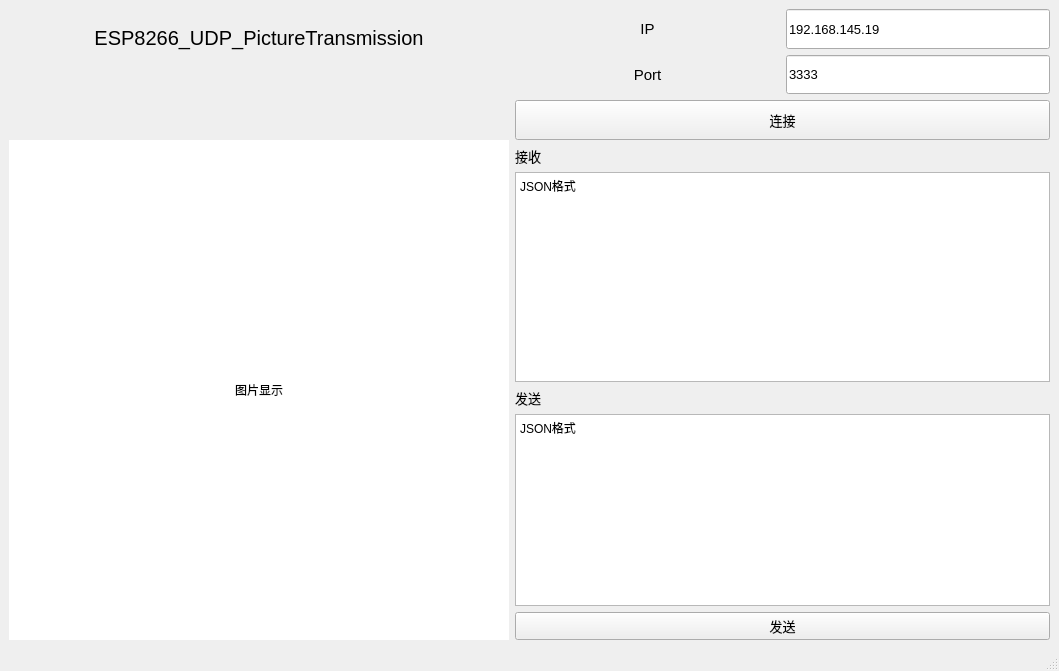
<?xml version="1.0" encoding="UTF-8"?>
<ui version="4.0">
 <class>MainWindow</class>
 <widget class="QMainWindow" name="MainWindow">
  <property name="geometry">
   <rect>
    <x>0</x>
    <y>0</y>
    <width>1059</width>
    <height>671</height>
   </rect>
  </property>
  <property name="sizePolicy">
   <sizepolicy hsizetype="Fixed" vsizetype="Fixed">
    <horstretch>0</horstretch>
    <verstretch>0</verstretch>
   </sizepolicy>
  </property>
  <property name="windowTitle">
   <string>MainWindow</string>
  </property>
  <property name="styleSheet">
   <string notr="true"/>
  </property>
  <widget class="QWidget" name="centralwidget">
   <layout class="QGridLayout" name="gridLayout_4">
    <item row="2" column="0" rowspan="3">
     <widget class="QLabel" name="lBdisplay">
      <property name="sizePolicy">
       <sizepolicy hsizetype="Fixed" vsizetype="Fixed">
        <horstretch>0</horstretch>
        <verstretch>0</verstretch>
       </sizepolicy>
      </property>
      <property name="minimumSize">
       <size>
        <width>500</width>
        <height>500</height>
       </size>
      </property>
      <property name="styleSheet">
       <string notr="true">background-color: rgb(255, 255, 255);</string>
      </property>
      <property name="text">
       <string>图片显示</string>
      </property>
      <property name="alignment">
       <set>Qt::AlignmentFlag::AlignCenter</set>
      </property>
     </widget>
    </item>
    <item row="4" column="1">
     <layout class="QGridLayout" name="gridLayout_3">
      <item row="0" column="0">
       <widget class="QLabel" name="label_5">
        <property name="font">
         <font>
          <pointsize>10</pointsize>
         </font>
        </property>
        <property name="text">
         <string>发送</string>
        </property>
        <property name="alignment">
         <set>Qt::AlignmentFlag::AlignLeading|Qt::AlignmentFlag::AlignLeft|Qt::AlignmentFlag::AlignVCenter</set>
        </property>
       </widget>
      </item>
      <item row="1" column="0">
       <widget class="QTextEdit" name="tESend">
        <property name="minimumSize">
         <size>
          <width>400</width>
          <height>0</height>
         </size>
        </property>
        <property name="html">
         <string>&lt;!DOCTYPE HTML PUBLIC &quot;-//W3C//DTD HTML 4.0//EN&quot; &quot;http://www.w3.org/TR/REC-html40/strict.dtd&quot;&gt;
&lt;html&gt;&lt;head&gt;&lt;meta name=&quot;qrichtext&quot; content=&quot;1&quot; /&gt;&lt;meta charset=&quot;utf-8&quot; /&gt;&lt;style type=&quot;text/css&quot;&gt;
p, li { white-space: pre-wrap; }
hr { height: 1px; border-width: 0; }
li.unchecked::marker { content: &quot;\2610&quot;; }
li.checked::marker { content: &quot;\2612&quot;; }
&lt;/style&gt;&lt;/head&gt;&lt;body style=&quot; font-family:'Microsoft YaHei UI'; font-size:9pt; font-weight:400; font-style:normal;&quot;&gt;
&lt;p style=&quot; margin-top:0px; margin-bottom:0px; margin-left:0px; margin-right:0px; -qt-block-indent:0; text-indent:0px;&quot;&gt;JSON格式&lt;/p&gt;&lt;/body&gt;&lt;/html&gt;</string>
        </property>
       </widget>
      </item>
      <item row="2" column="0">
       <widget class="QPushButton" name="pBsend">
        <property name="sizePolicy">
         <sizepolicy hsizetype="Preferred" vsizetype="Preferred">
          <horstretch>0</horstretch>
          <verstretch>0</verstretch>
         </sizepolicy>
        </property>
        <property name="font">
         <font>
          <pointsize>10</pointsize>
         </font>
        </property>
        <property name="text">
         <string>发送</string>
        </property>
       </widget>
      </item>
     </layout>
    </item>
    <item row="3" column="1">
     <layout class="QGridLayout" name="gridLayout_2">
      <item row="0" column="0">
       <widget class="QLabel" name="label_6">
        <property name="font">
         <font>
          <pointsize>10</pointsize>
         </font>
        </property>
        <property name="text">
         <string>接收</string>
        </property>
        <property name="alignment">
         <set>Qt::AlignmentFlag::AlignLeading|Qt::AlignmentFlag::AlignLeft|Qt::AlignmentFlag::AlignVCenter</set>
        </property>
       </widget>
      </item>
      <item row="1" column="0">
       <widget class="QTextEdit" name="tEReceive">
        <property name="minimumSize">
         <size>
          <width>400</width>
          <height>0</height>
         </size>
        </property>
        <property name="html">
         <string>&lt;!DOCTYPE HTML PUBLIC &quot;-//W3C//DTD HTML 4.0//EN&quot; &quot;http://www.w3.org/TR/REC-html40/strict.dtd&quot;&gt;
&lt;html&gt;&lt;head&gt;&lt;meta name=&quot;qrichtext&quot; content=&quot;1&quot; /&gt;&lt;meta charset=&quot;utf-8&quot; /&gt;&lt;style type=&quot;text/css&quot;&gt;
p, li { white-space: pre-wrap; }
hr { height: 1px; border-width: 0; }
li.unchecked::marker { content: &quot;\2610&quot;; }
li.checked::marker { content: &quot;\2612&quot;; }
&lt;/style&gt;&lt;/head&gt;&lt;body style=&quot; font-family:'Microsoft YaHei UI'; font-size:9pt; font-weight:400; font-style:normal;&quot;&gt;
&lt;p style=&quot; margin-top:0px; margin-bottom:0px; margin-left:0px; margin-right:0px; -qt-block-indent:0; text-indent:0px;&quot;&gt;JSON格式&lt;/p&gt;&lt;/body&gt;&lt;/html&gt;</string>
        </property>
       </widget>
      </item>
     </layout>
    </item>
    <item row="0" column="0">
     <widget class="QLabel" name="label_4">
      <property name="minimumSize">
       <size>
        <width>0</width>
        <height>57</height>
       </size>
      </property>
      <property name="font">
       <font>
        <pointsize>15</pointsize>
       </font>
      </property>
      <property name="text">
       <string>ESP8266_UDP_PictureTransmission</string>
      </property>
      <property name="alignment">
       <set>Qt::AlignmentFlag::AlignCenter</set>
      </property>
     </widget>
    </item>
    <item row="0" column="1" rowspan="3">
     <layout class="QGridLayout" name="gridLayout">
      <item row="0" column="0">
       <widget class="QLabel" name="label_2">
        <property name="font">
         <font>
          <pointsize>11</pointsize>
         </font>
        </property>
        <property name="text">
         <string>IP</string>
        </property>
        <property name="alignment">
         <set>Qt::AlignmentFlag::AlignCenter</set>
        </property>
       </widget>
      </item>
      <item row="0" column="1">
       <widget class="QLineEdit" name="lEIP">
        <property name="sizePolicy">
         <sizepolicy hsizetype="Preferred" vsizetype="Preferred">
          <horstretch>0</horstretch>
          <verstretch>0</verstretch>
         </sizepolicy>
        </property>
        <property name="font">
         <font>
          <pointsize>10</pointsize>
         </font>
        </property>
        <property name="text">
         <string>192.168.145.19</string>
        </property>
       </widget>
      </item>
      <item row="1" column="0">
       <widget class="QLabel" name="label_3">
        <property name="font">
         <font>
          <pointsize>11</pointsize>
         </font>
        </property>
        <property name="text">
         <string>Port</string>
        </property>
        <property name="alignment">
         <set>Qt::AlignmentFlag::AlignCenter</set>
        </property>
       </widget>
      </item>
      <item row="1" column="1">
       <widget class="QLineEdit" name="lEPort">
        <property name="sizePolicy">
         <sizepolicy hsizetype="Preferred" vsizetype="Preferred">
          <horstretch>0</horstretch>
          <verstretch>0</verstretch>
         </sizepolicy>
        </property>
        <property name="font">
         <font>
          <pointsize>10</pointsize>
         </font>
        </property>
        <property name="text">
         <string>3333</string>
        </property>
       </widget>
      </item>
      <item row="2" column="0" colspan="2">
       <widget class="QPushButton" name="pBconnect">
        <property name="sizePolicy">
         <sizepolicy hsizetype="Preferred" vsizetype="Preferred">
          <horstretch>0</horstretch>
          <verstretch>0</verstretch>
         </sizepolicy>
        </property>
        <property name="font">
         <font>
          <pointsize>10</pointsize>
         </font>
        </property>
        <property name="text">
         <string>连接</string>
        </property>
       </widget>
      </item>
     </layout>
    </item>
    <item row="1" column="0">
     <spacer name="verticalSpacer">
      <property name="orientation">
       <enum>Qt::Orientation::Vertical</enum>
      </property>
      <property name="sizeHint" stdset="0">
       <size>
        <width>20</width>
        <height>29</height>
       </size>
      </property>
     </spacer>
    </item>
   </layout>
  </widget>
  <widget class="QMenuBar" name="menubar">
   <property name="geometry">
    <rect>
     <x>0</x>
     <y>0</y>
     <width>1059</width>
     <height>22</height>
    </rect>
   </property>
  </widget>
  <widget class="QStatusBar" name="statusbar"/>
 </widget>
 <resources/>
 <connections/>
</ui>
